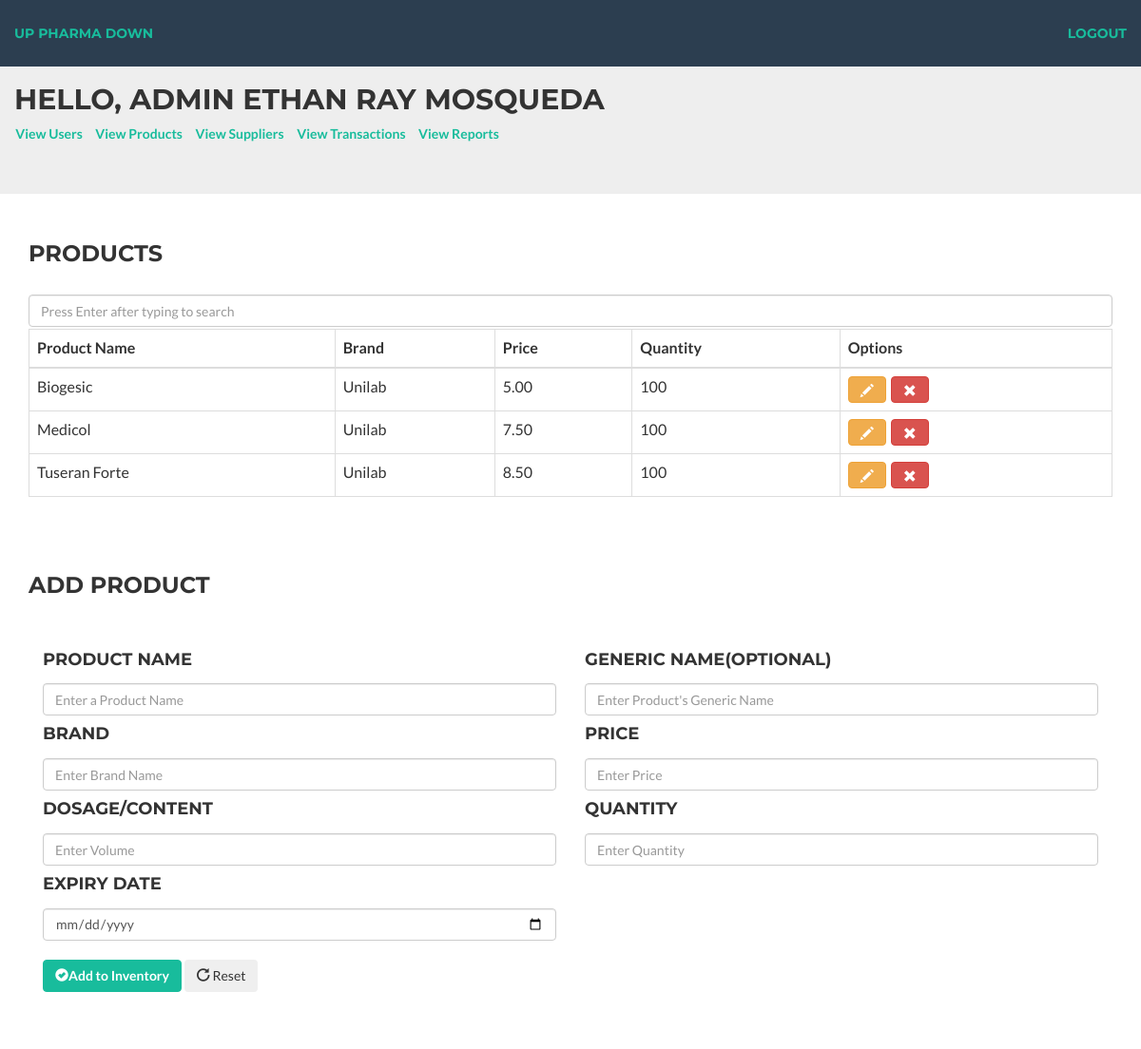
The page /product.php (signed in) on the database as committed earlier.
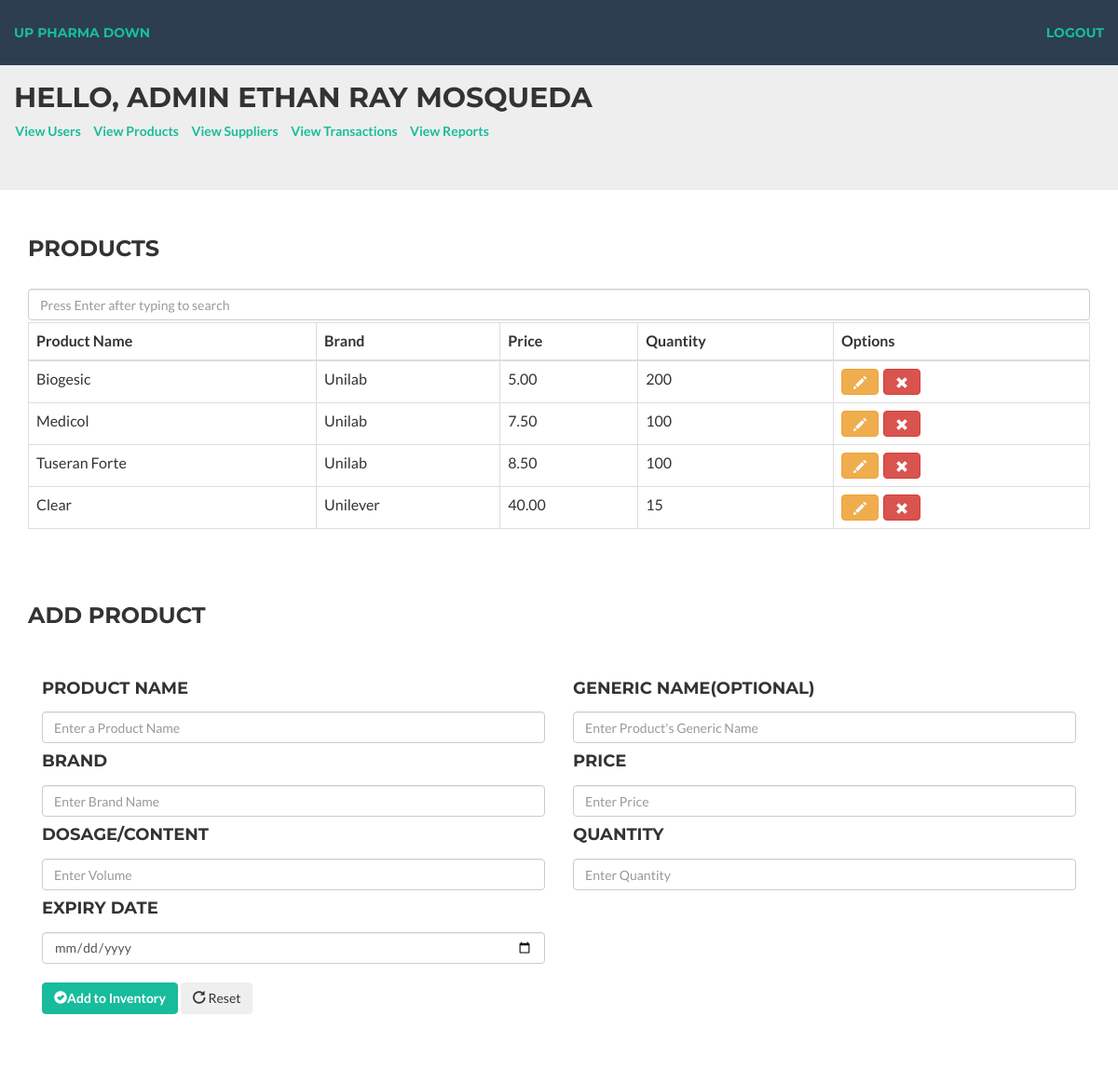
The same page on the database as committed later.
### tables this page shows
CREATE TABLE `product` (
  `product_id` int(11) NOT NULL,
  `name` varchar(20) DEFAULT NULL,
  `price` decimal(10,2) DEFAULT NULL,
  `dosage` varchar(20) DEFAULT NULL,
  `generic_name` varchar(20) DEFAULT NULL,
  `brand` varchar(20) DEFAULT NULL,
  `expiry_date` date DEFAULT NULL,
  `quantity` int(11) DEFAULT NULL
);

### product.php (the view, shortened to what this page needs)
<html>
<head>
    <link href="vendor/bootstrap/css/bootstrap.min.css" rel="stylesheet" type = 'text/css'>
    <link href="vendor/bootstrap/css/bootstrap.min.css" rel="stylesheet">
    <link href="css/freelancer.min.css" rel="stylesheet">
    <link href="vendor/font-awesome/css/font-awesome.min.css" rel="stylesheet" type="text/css">
</head>
<body>
	<?php require("navbarAdmin.php"); ?>
		<div class = 'container'>
			<h3>Products</h3><br>
			<input type = 'text' id = 'search' placeholder = 'Press Enter after typing to search' class = 'form-control'>
			<table class = 'table table-bordered table-hover'>
				<div class = 'col-md-6'>
					<th>Product Name</th>
				</div>
				<div class = 'col-md-2'>
					<th>Brand</th>
				</div>
				<div class = 'col-md-2'>
					<th>Price</th>
				</div>
				<div class = 'col-md-2'>
					<th>Quantity</th>
				</div>
				<div class = 'col-md-2'>
					<th>Options</th>
				</div>
				<tbody id = 'results'>
					<?php
		                require('conn.php');
		                $query = "SELECT * FROM product";
		                $result = mysqli_query($conn, $query);
		                if($result) {
		                    while($row = mysqli_fetch_assoc($result)){
		                        echo "<tr><td class='pid'>{$row['product_id']}</td><td>{$row['name']}</td><td>{$row['brand']}</td><td>{$row['price']}</td><td>{$row['quantity']}</td>" .
		                            "<td><button class='btn btn-warning'><span class='glyphicon glyphicon-pencil'></span></button><button class='btn btn-danger'><span class='glyphicon glyphicon-remove'></span></button></td>" .
		                            "</tr>";
		                    }
		                }
		            ?>
				</tbody>
			</table>
			<br><br>
			<h3>Add Product</h3><br>
			<form class="form" action="addProduct.php" method="post" autocomplete="off">
                          <div class="form-group">
                              <div class="col-xs-6">
                                  <label><h4>Product Name</h4></label>
                                  <input type="text" class="form-control" name="name" placeholder="Enter a Product Name" required>
                              </div>
                          </div>
                          <div class="form-group">
                              <div class="col-xs-6">
                                  <label><h4>Generic Name(optional)</h4></label>
                                  <input type="text" class="form-control" name="genName" placeholder="Enter Product's Generic Name">
                              </div>
                          </div>
                          <div class="form-group">
                              <div class="col-xs-6">
                                 <label><h4>Brand</h4></label>
                                  <input type="text" class="form-control" name="brand" placeholder="Enter Brand Name" required>
                              </div>
                          </div>
                          <div class="form-group">
                              <div class="col-xs-6">
                                 <label><h4>Price</h4></label>
                                  <input type="text" class="form-control" name="price" placeholder="Enter Price" required>
                              </div>
                          </div>
                          <div class="form-group">
                              <div class="col-xs-6">
                                  <label><h4>Dosage/Content</h4></label>
                                  <input type="text" class="form-control" name="dosage" placeholder="Enter Volume" required>
                              </div>
                          </div>
                          <div class="form-group">
                              <div class="col-xs-6">
                                 <label><h4>Quantity</h4></label>
                                 <input type="number" class="form-control" name="qty" placeholder="Enter Quantity" required>
                              </div>
                          </div>
                          <div class="form-group">
                              <div class="col-xs-6">
                                 <label><h4>Expiry Date</h4></label>
                                  <input type="date" class="form-control" name="expiryDate" title="Enter Expiry Date" required>
                              </div>
                          </div>
                          <div class="form-group">
                               <div class="col-xs-12">
                                    <br>
                                    <button class="btn btn-md btn-success" type="submit"><i class="glyphicon glyphicon-ok-sign"></i>Add to Inventory</button>
                                    <button class="btn btn-md" type="reset"><i class="glyphicon glyphicon-repeat"></i> Reset</button>
                    				<br><br><br><br>
                                </div>
                          </div>
                    </form>
		</div>
</body>
</html>

Rows that differ between the two databases and show on the page:
changed product "Biogesic": quantity "100" → "200"
added product: name "Clear", brand "Unilever", price "40.00", quantity "15"
